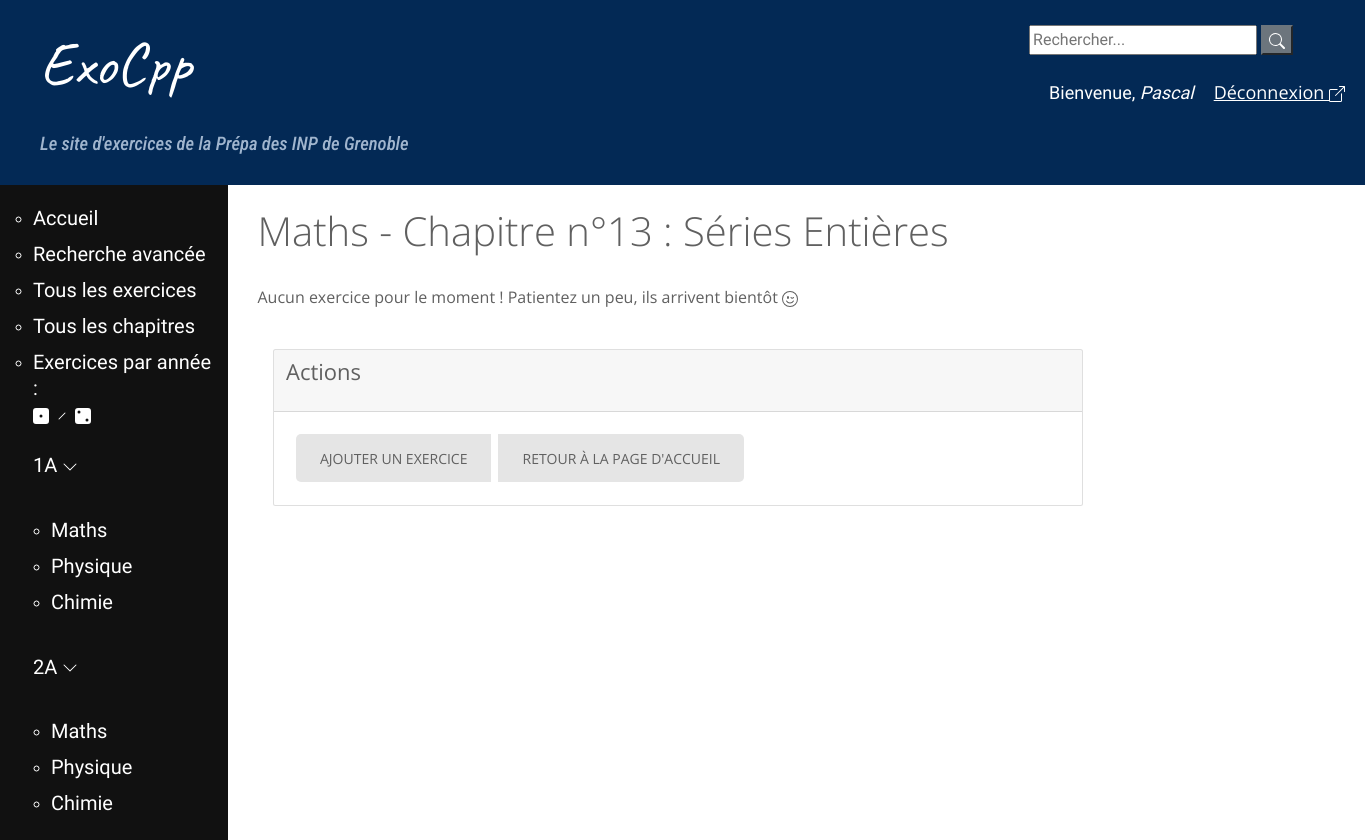
/chapitre/9 (signed in), run on an earlier commit of the app's database.
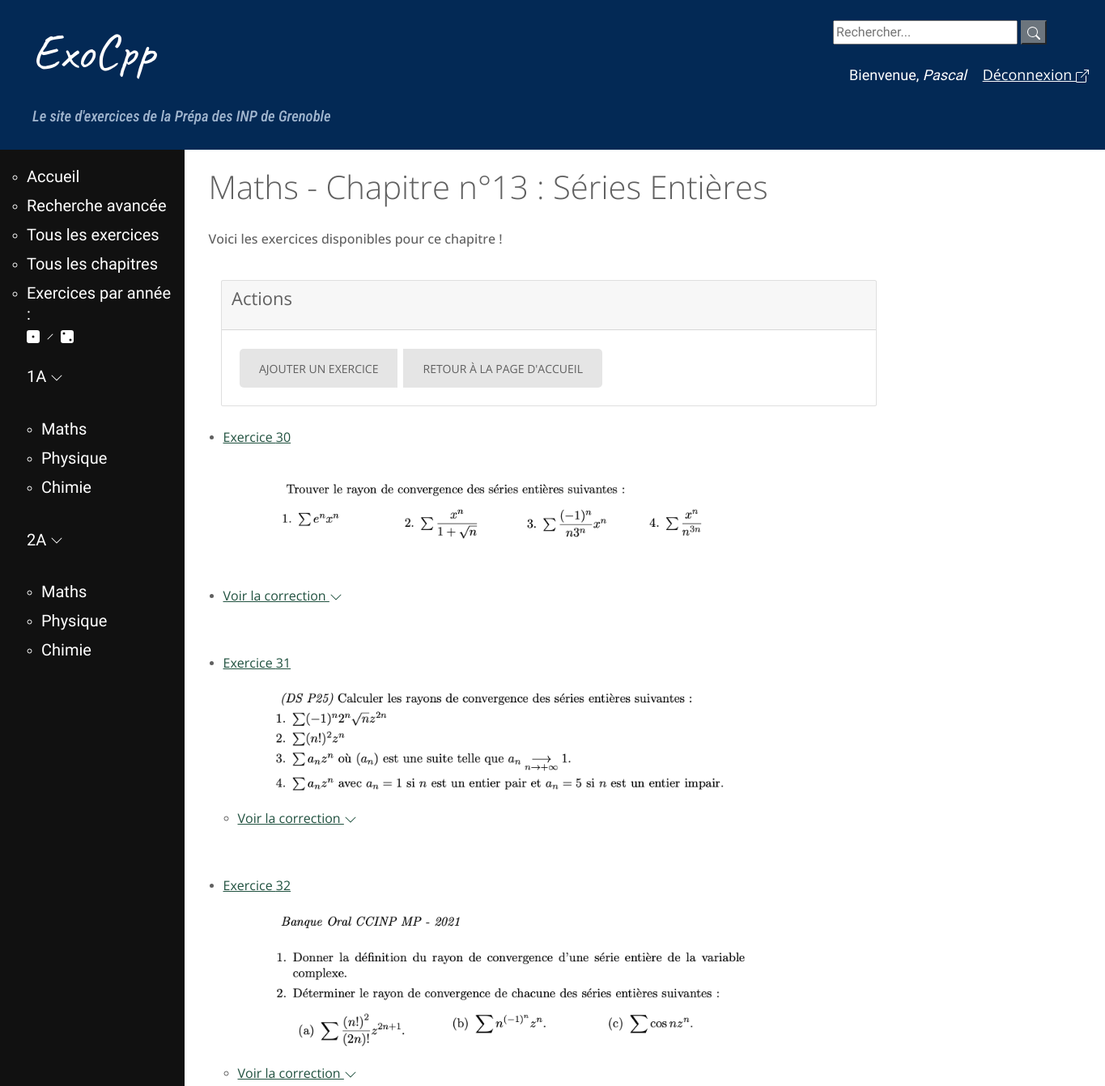
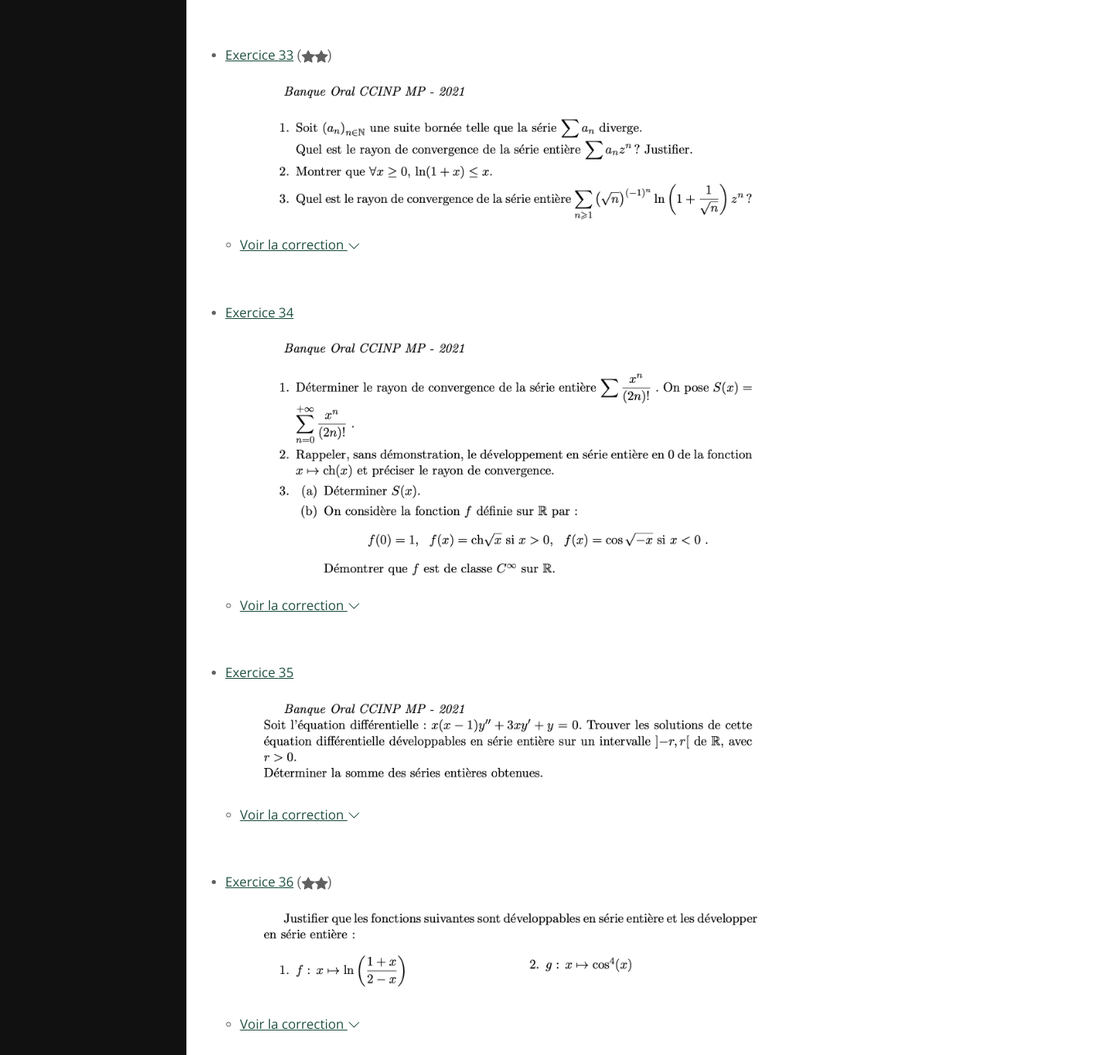
And on a later commit of the database (2 pictures, top to bottom).
### exo/models.py (models this page shows, shortened)
class Exercice(models.Model):
    nom = models.CharField(max_length=200, null=True, blank=True)
    tags = TaggableManager()
    difficulte = models.IntegerField(null=True, blank=True, choices = ((1, '*'), (2, '**'),
        (3, '***')))
    chapitre = models.ForeignKey(Chapitre, on_delete = models.CASCADE)
    provenance = models.CharField(max_length=200, default='', null=True, blank=True)
    numero = models.IntegerField(default=1)
    def get_absolute_url(self):
        return reverse('exercice-details', args=[str(self.id)])

class Fichier(models.Model):
    file = models.FileField(upload_to='')
    format = models.CharField(max_length = 2, choices = [('w', 'Document Word'),
        ('p', 'PDF'), ('t', 'LaTeX'), ('i', 'Image')])
    exercice = models.ForeignKey(Exercice, related_name = 'fichier',
        on_delete = models.CASCADE)
    created_date = models.DateTimeField(default=timezone.now)
    published_date = models.DateTimeField(blank=True, null=True)
    correction = models.CharField(max_length=3, choices = [('Oui', 'Oui'), ('Non', 'Non')], default='Non')
    def get_absolute_url(self):
        return reverse('edit_fichier', args=[str(self.id)])

### exo/views.py (the view)
# urls.py: path('chapitre/<int:chapitre_id>', views.chap_detail, name='chapitre-details'),
@login_required(login_url='login')
def chap_detail(request, chapitre_id):
	chapitre = get_object_or_404(Chapitre, pk = chapitre_id)
	return render(request, 'exo/chap_listexo.html', {'chapitre': chapitre,
	'exercices': Exercice.objects.filter(chapitre_id=chapitre_id),
	'fichiers' : Fichier.objects.all()})

### exo/templates/exo/chap_listexo.html (shortened to what this page needs)
{% extends "base_generic.html" %}
{% block content %}
	<h1>{{ chapitre.matiere }} - Chapitre n°{{chapitre.numero}} : {{ chapitre.nom }}</h1>
  	{% if exercices.count == 0 %}
	  		<p>
          Aucun exercice pour le moment ! Patientez un peu, ils arrivent bientôt {% include './icons/emoji-wink.svg'%}
        </p>
    {% else %}
    <h6>Voici les exercices disponibles pour ce chapitre !</h6>
		{% endif %}
{% for group in request.user.groups.all %}
    {% if group.name == 'prof'%}
    <div class="container-fluid"><div class="card w-75">
    <div class="card-header">
      <h4>Actions</h4>
    </div>
    <div class="card-body">
    <div class="btn-group" role="group">
    <a href="{% url 'new_ex' %}" class="btn btn-outline-success btn-sm">Ajouter un exercice</a>
        <a href="{% url 'home' %}" class="btn btn-outline-secondary btn-sm">Retour à la page d'accueil</a>
  </div>
    </div></div>
  </div>
    {% endif %}
{% endfor %}
  <br/>
{% for exercice in exercices %}
    <ul>
        {% if exercice.difficulte == null %}
        <li>
        <a href="{{ exercice.get_absolute_url }}">Exercice {{ exercice.id }}</a>
        {% for fichier in fichiers %}
        <ul>
            {% if fichier.exercice.chapitre == exercice.chapitre and fichier.exercice == exercice %}
              {% if fichier.format == "i" %}
              {% if fichier.correction == "Oui" %}
    <li>
            <div id="correction">
        <a href="{{ fichier.file.url }}" >{{ "Voir la correction" }} {% include '../exo/icons/chevron-down.svg' %}</a><br/>
    </li>
<br/>
            {% elif fichier.correction == "Non" %}
            <img src="{{ fichier.file.url }}" alt="énoncé" width="750">
            {% endif %}
        <ul>
        {% endif %}
      </ul>
        {% endif %}
      </ul></li>
        {% endfor %}
        {% elif exercice.difficulte == 2 %}
        <li>
        <a href="{{ exercice.get_absolute_url }}">Exercice {{ exercice.id }}</a> ({% include './icons/star-fill.svg'%}{% include './icons/star-fill.svg'%})
        {% for fichier in fichiers %}
        <ul>
            {% if fichier.exercice.chapitre == exercice.chapitre and fichier.exercice == exercice %}
              {% if fichier.format == "i" %}
              {% if fichier.correction == "Oui" %}
      <li>
            <div id="correction">
        <a href="{{ fichier.file.url }}" >{{ "Voir la correction" }} {% include '../exo/icons/chevron-down.svg' %}</a><br/>
    </li>
        {% elif fichier.correction == "Non" %}
            <img src="{{ fichier.file.url }}" alt="énoncé" width="750">
        {% endif %}
        {% endif %}
        {% endif %}
      </ul>
        {% endfor %}
        </li>
<br/>
        {% endif %}
      </ul>
        {% endfor %}
{% endblock %}

### exo/templates/exo/icons/chevron-down.svg
<svg xmlns="http://www.w3.org/2000/svg" width="16" height="16" fill="currentColor" class="bi bi-chevron-down" viewBox="0 0 16 16">
  <path fill-rule="evenodd" d="M1.646 4.646a.5.5 0 0 1 .708 0L8 10.293l5.646-5.647a.5.5 0 0 1 .708.708l-6 6a.5.5 0 0 1-.708 0l-6-6a.5.5 0 0 1 0-.708z"/>
</svg>

What changed in the data, as far as the page shows it:
added Exercice: id "30"
added Fichier: file (picture), shown under "30"
added Fichier: value "Voir la correction", shown under "30"
added Exercice: id "31"
added Fichier: file (picture), shown under "31"
added Fichier: value "Voir la correction", shown under "31"
added Exercice: id "32"
added Fichier: file (picture), shown under "32"
added Fichier: value "Voir la correction", shown under "32"
added Exercice: id "33"
added Fichier: file (picture), shown under "33"
added Fichier: value "Voir la correction", shown under "33"
added Exercice: id "34"
added Fichier: file (picture), shown under "34"
added Fichier: value "Voir la correction", shown under "34"
added Exercice: id "35"
added Fichier: file (picture), shown under "35"
added Fichier: value "Voir la correction", shown under "35"
added Exercice: id "36"
added Fichier: file (picture), shown under "36"
added Fichier: value "Voir la correction", shown under "36"
Also different on the page:
text no longer shown: "Aucun exercice pour le moment ! Patientez un peu, ils arrivent bientôt"
text now shown: "Voici les exercices disponibles pour ce chapitre !"
